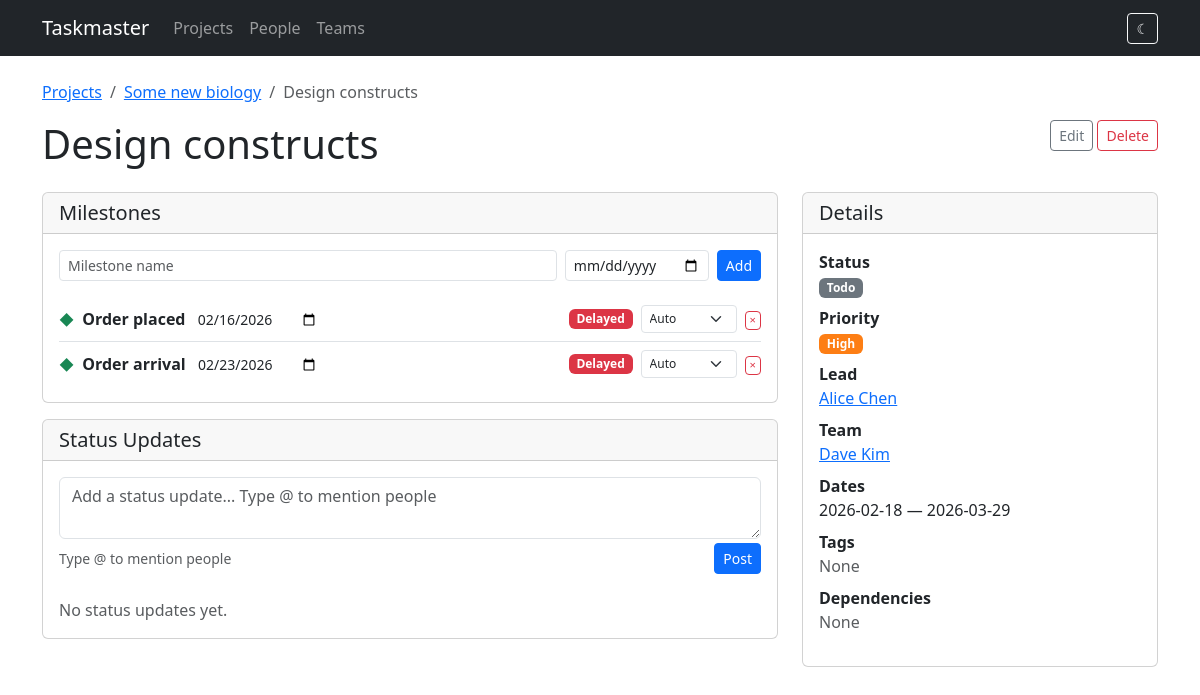
The page /tasks/21 on the database as committed earlier.
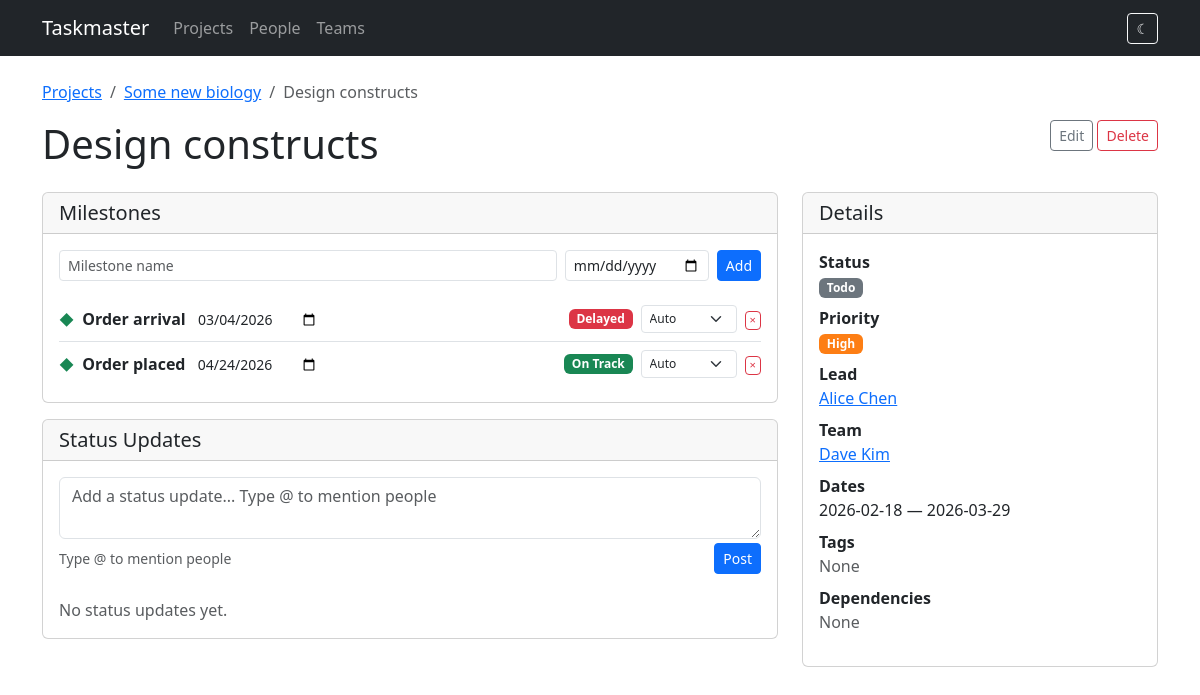
The same page on the database as committed later.
### models.py (models this page shows, shortened)
class Project(db.Model):
    id = db.Column(db.Integer, primary_key=True)
    name = db.Column(db.String(200), nullable=False)
    description = db.Column(db.Text)
    start_date = db.Column(db.Date)
    end_date = db.Column(db.Date)
    status = db.Column(db.String(20), default='active')  # active, completed, on_hold
    tasks = db.relationship('Task', backref='project', lazy=True, cascade='all, delete-orphan')

class Task(db.Model):
    id = db.Column(db.Integer, primary_key=True)
    title = db.Column(db.String(200), nullable=False)
    description = db.Column(db.Text)
    project_id = db.Column(db.Integer, db.ForeignKey('project.id'), nullable=False)
    start_date = db.Column(db.Date, nullable=False)
    end_date = db.Column(db.Date, nullable=False)
    status = db.Column(db.String(20), default='todo')  # todo, in_progress, done
    priority = db.Column(db.String(20), default='medium')  # low, medium, high, critical
    assignments = db.relationship('TaskAssignment', backref='task', lazy=True,
                                   cascade='all, delete-orphan')
    tags = db.relationship('Tag', secondary=task_tags, backref=db.backref('tasks', lazy=True))
    milestones = db.relationship('Milestone', backref='task', lazy=True,
                                 order_by='Milestone.date', cascade='all, delete-orphan')
    status_updates = db.relationship('StatusUpdate', backref='task', lazy=True,
                                     order_by='StatusUpdate.created_at.desc()',
                                     cascade='all, delete-orphan')
    dependencies = db.relationship(
        'Task',
        secondary='task_dependency',
        primaryjoin='Task.id == TaskDependency.task_id',
        secondaryjoin='Task.id == TaskDependency.depends_on_id',
        backref=db.backref('dependents', lazy=True),
        lazy=True,
    )
    @property
    def lead(self):
        for a in self.assignments:
            if a.is_lead:
                return a.person
        return None
    @property
    def assignees(self):
        return [a.person for a in self.assignments]

class Milestone(db.Model):
    id = db.Column(db.Integer, primary_key=True)
    task_id = db.Column(db.Integer, db.ForeignKey('task.id'), nullable=False)
    name = db.Column(db.String(200), nullable=False)
    date = db.Column(db.Date, nullable=False)
    status_override = db.Column(db.String(20), nullable=True)  # on_track, delayed, on_hold
    @property
    def computed_status(self):
        if self.status_override:
            return self.status_override
        today = date.today()
        if self.task.project.status == 'on_hold':
            return 'on_hold'
        if self.date < today and self.task.status != 'done':
            return 'delayed'
        return 'on_track'

class TaskAssignment(db.Model):
    __tablename__ = 'task_assignment'
    id = db.Column(db.Integer, primary_key=True)
    task_id = db.Column(db.Integer, db.ForeignKey('task.id'), nullable=False)
    person_id = db.Column(db.Integer, db.ForeignKey('person.id'), nullable=False)
    is_lead = db.Column(db.Boolean, default=False)

class Person(db.Model):
    id = db.Column(db.Integer, primary_key=True)
    name = db.Column(db.String(120), nullable=False)
    email = db.Column(db.String(120))
    team_id = db.Column(db.Integer, db.ForeignKey('team.id'))
    assignments = db.relationship('TaskAssignment', backref='person', lazy=True)

### routes/tasks.py (the view)
@bp.route('/tasks/<int:id>')
def detail(id):
    task = Task.query.get_or_404(id)
    return render_template('tasks/detail.html', task=task)

### templates/tasks/detail.html (shortened to what this page needs)
{% extends "base.html" %}
{% block content %}
<nav aria-label="breadcrumb" class="mb-3">
    <ol class="breadcrumb">
        <li class="breadcrumb-item"><a href="{{ url_for('projects.list_projects') }}">Projects</a></li>
        <li class="breadcrumb-item"><a href="{{ url_for('projects.detail', id=task.project.id) }}">{{ task.project.name }}</a></li>
        <li class="breadcrumb-item active">{{ task.title }}</li>
    </ol>
</nav>
<div class="d-flex justify-content-between align-items-start mb-3">
    <h1>{{ task.title }}</h1>
    <div>
        <a href="{{ url_for('tasks.edit_task', id=task.id) }}" class="btn btn-outline-secondary btn-sm">Edit</a>
        <form method="post" action="{{ url_for('tasks.delete_task', id=task.id) }}" class="d-inline"
              onsubmit="return confirm('Delete this task?')">
            <button type="submit" class="btn btn-outline-danger btn-sm">Delete</button>
        </form>
    </div>
</div>
<div class="row g-4">
    <div class="col-md-8">
        <div class="card mb-3">
            <div class="card-header"><h5 class="mb-0">Milestones</h5></div>
            <div class="card-body">
                <form method="post" action="{{ url_for('tasks.add_milestone', id=task.id) }}" class="mb-3">
                    <div class="row g-2 align-items-end">
                        <div class="col">
                            <input type="text" class="form-control form-control-sm" name="name" placeholder="Milestone name" required>
                        </div>
                        <div class="col-auto">
                            <input type="date" class="form-control form-control-sm" name="date" required>
                        </div>
                        <div class="col-auto">
                            <button type="submit" class="btn btn-primary btn-sm">Add</button>
                        </div>
                    </div>
                </form>
                {% if task.milestones %}
                <div class="list-group list-group-flush">
                    {% for ms in task.milestones %}
                    <div class="list-group-item d-flex justify-content-between align-items-center px-0">
                        <div>
                            <span class="milestone-diamond me-1">&#9670;</span>
                            <strong>{{ ms.name }}</strong>
                            <form method="post" action="{{ url_for('tasks.update_milestone', id=ms.id) }}" class="d-inline ms-2">
                                <input type="date" class="milestone-date-input" name="date" value="{{ ms.date }}"
                                       onchange="this.form.submit()">
                            </form>
                        </div>
                        <div class="d-flex align-items-center gap-2">
                            <span class="badge milestone-{{ ms.computed_status }}">{{ ms.computed_status | replace('_', ' ') | title }}</span>
                            <form method="post" action="{{ url_for('tasks.update_milestone', id=ms.id) }}" class="d-inline">
                                <select name="status_override" class="form-select form-select-sm" style="width:auto; font-size:0.75rem;" onchange="this.form.submit()">
                                    <option value="" {{ 'selected' if not ms.status_override else '' }}>Auto</option>
                                </select>
                            </form>
                            <form method="post" action="{{ url_for('tasks.delete_milestone', id=ms.id) }}" class="d-inline"
                                  onsubmit="return confirm('Delete this milestone?')">
                                <button type="submit" class="btn btn-outline-danger btn-sm py-0 px-1" style="font-size:0.7rem;">&times;</button>
                            </form>
                        </div>
                    </div>
                    {% endfor %}
                </div>
                {% else %}
                <p class="text-muted mb-0 small">No milestones yet.</p>
                {% endif %}
            </div>
        </div>
        <div class="card">
            <div class="card-header"><h5 class="mb-0">Status Updates</h5></div>
            <div class="card-body">
                <form method="post" action="{{ url_for('tasks.add_status_update', id=task.id) }}" class="mb-4">
                    <div class="mb-1">
                        <textarea class="form-control mention-input" name="content" rows="2"
                                  placeholder='Add a status update... Type @ to mention people'></textarea>
                    </div>
                    <div class="d-flex justify-content-between align-items-center">
                        <small class="text-muted">Type @ to mention people</small>
                        <button type="submit" class="btn btn-primary btn-sm">Post</button>
                    </div>
                </form>
                {% if task.status_updates %}
                <div class="status-timeline">
                    {% for update in task.status_updates %}
                    <div class="update-item">
                        <div class="text-muted small">{{ update.created_at.strftime('%b %d, %Y at %I:%M %p') }}</div>
                        <div>{{ update.content|render_mentions }}</div>
                    </div>
                    {% endfor %}
                </div>
                {% else %}
                <p class="text-muted mb-0">No status updates yet.</p>
                {% endif %}
            </div>
        </div>
    </div>
    <div class="col-md-4">
        <div class="card">
            <div class="card-header"><h5 class="mb-0">Details</h5></div>
            <div class="card-body">
                <dl>
                    <dt>Status</dt>
                    <dd><span class="badge badge-{{ task.status }}">{{ task.status | replace('_', ' ') | title }}</span></dd>
                    <dt>Priority</dt>
                    <dd><span class="badge badge-{{ task.priority }}">{{ task.priority | title }}</span></dd>
                    <dt>Lead</dt>
                    <dd>
                        {% if task.lead %}
                        <a href="{{ url_for('people.detail', id=task.lead.id) }}">{{ task.lead.name }}</a>
                        {% else %}
                        <span class="text-muted">No lead</span>
                        {% endif %}
                    </dd>
                    <dt>Team</dt>
                    <dd>
                        {% for person in task.assignees %}
                            {% if not task.lead or person.id != task.lead.id %}
                            <a href="{{ url_for('people.detail', id=person.id) }}" class="d-block">{{ person.name }}</a>
                            {% endif %}
                        {% else %}
                        <span class="text-muted">No members</span>
                        {% endfor %}
                    </dd>
                    <dt>Dates</dt>
                    <dd>{{ task.start_date }} &mdash; {{ task.end_date }}</dd>
                    <dt>Tags</dt>
                    <dd>
                        {% for tag in task.tags %}
                        <span class="badge bg-secondary">{{ tag.name }}</span>
                        {% else %}
                        <span class="text-muted">None</span>
                        {% endfor %}
                    </dd>
                    <dt>Dependencies</dt>
                    <dd>
                        {% for dep in task.dependencies %}
                        <a href="{{ url_for('tasks.detail', id=dep.id) }}" class="d-block">{{ dep.title }}</a>
                        {% else %}
                        <span class="text-muted">None</span>
                        {% endfor %}
                    </dd>
                </dl>
            </div>
        </div>
    </div>
</div>
{% endblock %}

### templates/base.html (shortened to what this page needs)
<!DOCTYPE html>
<html lang="en">
<head>
    <link href="https://cdn.jsdelivr.net/npm/bootstrap@5.3.3/dist/css/bootstrap.min.css" rel="stylesheet">
    <link rel="stylesheet" href="https://cdn.jsdelivr.net/npm/frappe-gantt@0.6.1/dist/frappe-gantt.min.css">
    <link rel="stylesheet" href="{{ url_for('static', filename='style.css') }}">
</head>
<body>
    <nav class="navbar navbar-expand-lg navbar-dark bg-dark">
        <div class="container">
            <a class="navbar-brand" href="{{ url_for('index') }}">Taskmaster</a>
            <div class="collapse navbar-collapse" id="navbarNav">
                <ul class="navbar-nav">
                    <li class="nav-item">
                        <a class="nav-link" href="{{ url_for('projects.list_projects') }}">Projects</a>
                    </li>
                    <li class="nav-item">
                        <a class="nav-link" href="{{ url_for('people.list_people') }}">People</a>
                    </li>
                    <li class="nav-item">
                        <a class="nav-link" href="{{ url_for('teams.list_teams') }}">Teams</a>
                    </li>
                </ul>
                <button id="theme-toggle" class="btn btn-outline-light btn-sm ms-auto" title="Toggle dark mode">
                    <span id="theme-icon-light">&#9790;</span>
                </button>
            </div>
        </div>
    </nav>
    <main class="container mt-4">
        {% block content %}{% endblock %}
    </main>
</body>
</html>

### static/style.css (style rules this page uses)
.milestone-on_track { background-color: #198754; color: white; }
.milestone-delayed { background-color: #dc3545; color: white; }
.milestone-diamond { color: #198754; font-size: 0.9rem; }
.milestone-date-input { border: none; background: transparent; color: inherit; font-size: 0.875rem; padding: 0; cursor: pointer; width: 120px; }
.badge-high { background-color: #fd7e14; }
.badge-todo { background-color: #6c757d; }

Rows that differ between the two databases and show on the page:
changed Milestone "Order arrival": date "02/23/2026" → "03/04/2026"; moves up the list
changed Milestone "Order placed": date "02/16/2026" → "04/24/2026"; computed_status "Delayed" → "On Track"
